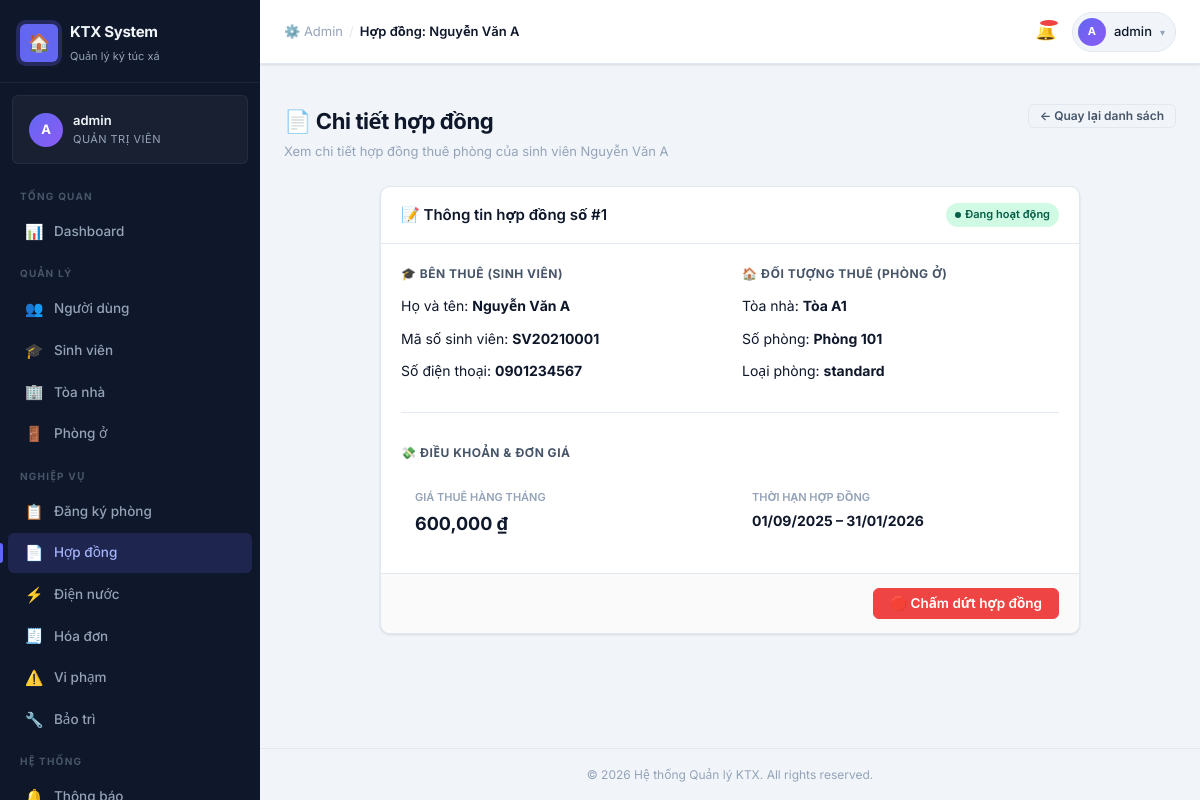
Screenshot of /public/admin/contracts/1 (signed in) with the database file from the repository.
### tables this page shows
CREATE TABLE `contracts` (
  `id`                INT UNSIGNED  NOT NULL AUTO_INCREMENT,
  `registration_id`   INT UNSIGNED  NOT NULL,
  `student_id`        INT UNSIGNED  NOT NULL,
  `room_id`           INT UNSIGNED  NOT NULL,
  `start_date`        DATE          NOT NULL,
  `end_date`          DATE          NOT NULL,
  `monthly_fee`       DECIMAL(10,2) NOT NULL COMMENT 'Snapshot giá tại thời điểm ký',
  `status`            ENUM('active','expired','terminated','under_review')
                      NOT NULL DEFAULT 'active',
  `signed_at`         DATETIME      NOT NULL DEFAULT CURRENT_TIMESTAMP,
  `terminated_at`     DATETIME      NULL DEFAULT NULL,
  `terminated_reason` VARCHAR(500)  NULL DEFAULT NULL,
  `created_at`        DATETIME      NOT NULL DEFAULT CURRENT_TIMESTAMP,
  `updated_at`        DATETIME      NOT NULL DEFAULT CURRENT_TIMESTAMP
                                    ON UPDATE CURRENT_TIMESTAMP,
  PRIMARY KEY (`id`),
  UNIQUE KEY `uq_contracts_registration` (`registration_id`),
  KEY `idx_contracts_student` (`student_id`),
  KEY `idx_contracts_room`    (`room_id`),
  KEY `idx_contracts_status`  (`status`),
  CONSTRAINT `fk_contracts_registration`
    FOREIGN KEY (`registration_id`) REFERENCES `room_registrations`(`id`)
    ON UPDATE CASCADE ON DELETE RESTRICT,
  CONSTRAINT `fk_contracts_student`
    FOREIGN KEY (`student_id`) REFERENCES `students`(`id`)
    ON UPDATE CASCADE ON DELETE RESTRICT,
  CONSTRAINT `fk_contracts_room`
    FOREIGN KEY (`room_id`) REFERENCES `rooms`(`id`)
    ON UPDATE CASCADE ON DELETE RESTRICT,
  CONSTRAINT `chk_contracts_dates`
    CHECK (`end_date` > `start_date`)
);

CREATE TABLE `students` (
  `id`             INT UNSIGNED  NOT NULL AUTO_INCREMENT,
  `user_id`        INT UNSIGNED  NOT NULL,
  `student_code`   VARCHAR(20)   NOT NULL COMMENT 'Mã số sinh viên',
  `full_name`      VARCHAR(100)  NOT NULL,
  `gender`         ENUM('male','female') NOT NULL,
  `dob`            DATE          NOT NULL COMMENT 'Ngày sinh',
  `faculty`        VARCHAR(100)  NOT NULL COMMENT 'Khoa/Viện',
  `program`        VARCHAR(100)  NOT NULL COMMENT 'Chương trình học (CLC, đại trà...)',
  `priority_level` TINYINT       NOT NULL DEFAULT 0
                   COMMENT '0=bình thường, 1=chính sách, 2=ưu tiên cao',
  `phone`          VARCHAR(15)   NOT NULL,
  `hometown`       VARCHAR(200)  NOT NULL,
  `id_card`        VARCHAR(20)   NOT NULL COMMENT 'Số CCCD/CMND',
  `created_at`     DATETIME      NOT NULL DEFAULT CURRENT_TIMESTAMP,
  `updated_at`     DATETIME      NOT NULL DEFAULT CURRENT_TIMESTAMP
                                 ON UPDATE CURRENT_TIMESTAMP,
  PRIMARY KEY (`id`),
  UNIQUE KEY `uq_students_user_id`      (`user_id`),
  UNIQUE KEY `uq_students_student_code` (`student_code`),
  UNIQUE KEY `uq_students_id_card`      (`id_card`),
  CONSTRAINT `fk_students_user`
    FOREIGN KEY (`user_id`) REFERENCES `users`(`id`)
    ON UPDATE CASCADE ON DELETE RESTRICT
);

CREATE TABLE `buildings` (
  `id`           INT UNSIGNED  NOT NULL AUTO_INCREMENT,
  `name`         VARCHAR(100)  NOT NULL COMMENT 'Tên tòa nhà (A1, B2...)',
  `total_floors` TINYINT       NOT NULL DEFAULT 1,
  `gender_type`  ENUM('male','female','mixed') NOT NULL
                 COMMENT 'Giới tính được ở trong tòa',
  `manager_name` VARCHAR(100)  NOT NULL COMMENT 'Tên quản lý tòa',
  `manager_phone`VARCHAR(15)   NOT NULL,
  `address`      VARCHAR(255)  NOT NULL,
  `status`       ENUM('active','maintenance','closed') NOT NULL DEFAULT 'active',
  `created_at`   DATETIME      NOT NULL DEFAULT CURRENT_TIMESTAMP,
  `updated_at`   DATETIME      NOT NULL DEFAULT CURRENT_TIMESTAMP
                                ON UPDATE CURRENT_TIMESTAMP,
  PRIMARY KEY (`id`),
  UNIQUE KEY `uq_buildings_name` (`name`)
);

CREATE TABLE `rooms` (
  `id`               INT UNSIGNED   NOT NULL AUTO_INCREMENT,
  `building_id`      INT UNSIGNED   NOT NULL,
  `room_number`      VARCHAR(10)    NOT NULL COMMENT 'Số phòng (101, 202...)',
  `floor`            TINYINT        NOT NULL DEFAULT 1,
  `room_type`        ENUM('standard','deluxe','ac_standard','ac_deluxe')
                     NOT NULL DEFAULT 'standard',
  `capacity`         TINYINT        NOT NULL DEFAULT 4
                     COMMENT 'Số giường tối đa',
  `current_occupants`TINYINT        NOT NULL DEFAULT 0
                     COMMENT 'Số sinh viên đang ở – cập nhật khi duyệt hợp đồng',
  `price_per_month`  DECIMAL(10,2)  NOT NULL COMMENT 'Giá thuê cơ bản/tháng (VND)',
  `has_ac`           TINYINT(1)     NOT NULL DEFAULT 0,
  `status`           ENUM('available','full','maintenance','inactive')
                     NOT NULL DEFAULT 'available',
  `created_at`       DATETIME       NOT NULL DEFAULT CURRENT_TIMESTAMP,
  `updated_at`       DATETIME       NOT NULL DEFAULT CURRENT_TIMESTAMP
                                    ON UPDATE CURRENT_TIMESTAMP,
  PRIMARY KEY (`id`),
  UNIQUE KEY `uq_rooms_building_number` (`building_id`, `room_number`),
  CONSTRAINT `fk_rooms_building`
    FOREIGN KEY (`building_id`) REFERENCES `buildings`(`id`)
    ON UPDATE CASCADE ON DELETE RESTRICT
);

### app/views/admin/contracts/show.php (the view, shortened to what the rows shown need)
<?php
$studentName = htmlspecialchars($contract['student_name']);
$studentCode = htmlspecialchars($contract['student_code']);
$phone       = htmlspecialchars($contract['phone']);
$roomNumber  = htmlspecialchars($contract['room_number']);
$roomType    = htmlspecialchars($contract['room_type']);
$building    = htmlspecialchars($contract['building_name']);
$startDate   = date('d/m/Y', strtotime($contract['start_date']));
$endDate     = date('d/m/Y', strtotime($contract['end_date']));
$monthlyFee  = number_format((float)$contract['monthly_fee']);
$status      = $contract['status'] ?? 'active';
$badge = match($status) {
    'active'    => ['badge-success', 'Đang hoạt động'],
    'expired'   => ['badge-neutral', 'Hết hạn'],
    'cancelled' => ['badge-danger',  'Đã hủy'],
    default     => ['badge-neutral', $status]
};
?>
<div class="page-header">
  <div>
    <h1 class="page-title">📄 Chi tiết hợp đồng</h1>
    <p class="page-subtitle">Xem chi tiết hợp đồng thuê phòng của sinh viên <?= $studentName ?></p>
  </div>
  <div class="page-actions">
    <a href="/testfinal/public/admin/contracts" class="btn btn-ghost btn-sm">← Quay lại danh sách</a>
  </div>
</div>
<div class="card" style="max-width: 700px; margin: 0 auto;">
  <div class="card-header">
    <h3 class="card-title">📝 Thông tin hợp đồng số #<?= (int)$contract['id'] ?></h3>
    <span class="badge <?= $badge[0] ?>" style="margin-left:auto;"><?= $badge[1] ?></span>
  </div>
  <div class="card-body" style="display:flex;flex-direction:column;gap:20px;">
    <div class="grid-2" style="gap:24px;">
      <div>
        <h4 style="font-weight:700;color:var(--txt-secondary);margin-bottom:12px;text-transform:uppercase;font-size:12px;letter-spacing:.5px;">🎓 Bên thuê (Sinh viên)</h4>
        <div style="display:flex;flex-direction:column;gap:10px;font-size:14px;">
          <div>Họ và tên: <strong><?= $studentName ?></strong></div>
          <div>Mã số sinh viên: <strong><?= $studentCode ?></strong></div>
          <div>Số điện thoại: <strong><?= $phone ?></strong></div>
        </div>
      </div>
      <div>
        <h4 style="font-weight:700;color:var(--txt-secondary);margin-bottom:12px;text-transform:uppercase;font-size:12px;letter-spacing:.5px;">🏠 Đối tượng thuê (Phòng ở)</h4>
        <div style="display:flex;flex-direction:column;gap:10px;font-size:14px;">
          <div>Tòa nhà: <strong>Tòa <?= $building ?></strong></div>
          <div>Số phòng: <strong>Phòng <?= $roomNumber ?></strong></div>
          <div>Loại phòng: <strong><?= htmlspecialchars($roomType) ?></strong></div>
        </div>
      </div>
    </div>
    <hr style="border:0;border-top:1px solid var(--border);margin:10px 0;">
    <div>
      <h4 style="font-weight:700;color:var(--txt-secondary);margin-bottom:12px;text-transform:uppercase;font-size:12px;letter-spacing:.5px;">💸 Điều khoản & Đơn giá</h4>
      <div style="display:grid;grid-template-columns:1fr 1fr;gap:16px;font-size:14px;">
        <div style="background:var(--bg-neutral);padding:14px;border-radius:var(--radius-sm);">
          <div style="font-size:11px;color:var(--txt-muted);font-weight:600;margin-bottom:4px;text-transform:uppercase;">Giá thuê hàng tháng</div>
          <strong style="font-size:18px;color:var(--txt-primary);"><?= $monthlyFee ?> ₫</strong>
        </div>
        <div style="background:var(--bg-neutral);padding:14px;border-radius:var(--radius-sm);">
          <div style="font-size:11px;color:var(--txt-muted);font-weight:600;margin-bottom:4px;text-transform:uppercase;">Thời hạn hợp đồng</div>
          <strong style="font-size:14px;color:var(--txt-primary);"><?= $startDate ?> – <?= $endDate ?></strong>
        </div>
      </div>
    </div>
  </div>
  <?php if ($status === 'active'): ?>
    <div class="card-footer" style="display:flex;justify-content:flex-end;gap:10px;">
      <button class="btn btn-danger" onclick="terminateContract(<?= (int)$contract['id'] ?>, '<?= $studentName ?>')">🛑 Chấm dứt hợp đồng</button>
    </div>
  <?php endif; ?>
</div>

### app/core/Router.php (shortened to what the rows shown need)
<?php
class Router
{
    private array $routes = [];
    private array $groupStack = [];
    private int $lastIndex = -1;
    public function name(string $name): static
    {
        if ($this->lastIndex >= 0) {
            $this->routes[$this->lastIndex]['name'] = $name;
        }
        return $this;
    }
    public function middleware(string|array $middleware): static
    {
        if ($this->lastIndex >= 0) {
            $existing = $this->routes[$this->lastIndex]['middleware'];
            $add      = (array)$middleware;
            $this->routes[$this->lastIndex]['middleware'] = array_unique([...$existing, ...$add]);
        }
        return $this;
    }
    public function where(string $param, string $regex): static
    {
        if ($this->lastIndex >= 0) {
            $this->routes[$this->lastIndex]['constraints'][$param] = $regex;
        }
        return $this;
    }
    public function group(string $prefix, callable $callback, array $middleware = []): static
    {
        $parentPrefix     = $this->currentGroupPrefix();
        $parentMiddleware = $this->currentGroupMiddleware();
        $this->groupStack[] = [
            'prefix'     => $parentPrefix . $prefix,
            'middleware' => array_unique([...$parentMiddleware, ...$middleware]),
        ];
        array_pop($this->groupStack);
        return $this;
    }
    public function dispatch(): void
    {
        $method = $this->resolveMethod();
        $uri    = $this->resolveUri();
        foreach ($this->routes as $route) {
            if ($route['method'] !== $method) {
                continue;
            }
            $params = [];
            if (!$this->matchRoute($route, $uri, $params)) {
                continue;
            }
            $this->runMiddleware($route['middleware'], function () use ($route, $params) {
                $this->callHandler($route['handler'], $params);
            });
            return;
        }
    }
    private function addRoute(string $method, string $uri, string|callable $handler): static
    {
        $prefix     = $this->currentGroupPrefix();
        $middleware = $this->currentGroupMiddleware();
        $fullUri    = $prefix . ($uri === '/' ? '' : $uri) ?: '/';
        $this->routes[] = [
            'method'       => strtoupper($method),
            'original_uri' => $fullUri,
            'pattern'      => $this->buildPattern($fullUri),
            'param_names'  => $this->extractParamNames($fullUri),
            'handler'      => $handler,
            'middleware'   => $middleware,
            'name'         => null,
            'constraints'  => [],
        ];
        $this->lastIndex = count($this->routes) - 1;
        return $this;
    }
    private function buildPattern(string $uri): string
    {
        $pattern = preg_replace_callback(
            '/:([a-zA-Z_][a-zA-Z0-9_]*)/',
            fn($m) => '(?P<' . $m[1] . '>[^/]+)',
            $uri
        );
        return '#^' . $pattern . '$#u';
    }
    private function extractParamNames(string $uri): array
    {
        preg_match_all('/:([a-zA-Z_][a-zA-Z0-9_]*)/', $uri, $matches);
        return $matches[1];
    }
    private function matchRoute(array $route, string $uri, array &$params): bool
    {
        $pattern = $route['pattern'];
        foreach ($route['constraints'] as $param => $regex) {
            $pattern = str_replace(
                "(?P<{$param}>[^/]+)",
                "(?P<{$param}>{$regex})",
                $pattern
            );
        }
        if (!preg_match($pattern, $uri, $matches)) {
            return false;
        }
        return true;
    }
    private function callHandler(string|callable $handler, array $params): void
    {
        [$class, $method] = explode('@', $handler, 2);
        $controller = new $class();
        $controller->$method($params);
    }
    private function runMiddleware(array $middleware, callable $final): void
    {
        $pipeline = array_reduce(
            array_reverse($middleware),
            function (callable $carry, string $name): callable {
                return function () use ($name, $carry): void {
                    $mw = $this->resolveMiddleware($name);
                    $mw->handle($carry);
                };
            },
            $final
        );
        $pipeline();
    }
    private function resolveMiddleware(string $name): object
    {
        return new $class();
    }
    private function resolveMethod(): string
    {
        $method = strtoupper($_SERVER['REQUEST_METHOD'] ?? 'GET');
        return $method;
    }
    private function resolveUri(): string
    {
        $uri = $_SERVER['REQUEST_URI'] ?? '/';
        $scriptDir = rtrim(dirname($_SERVER['SCRIPT_NAME']), '/\\');
        $rootDir   = rtrim(dirname($scriptDir), '/\\');
        if ($scriptDir !== '' && $scriptDir !== '/' && str_starts_with($uri, $scriptDir)) {
            $uri = substr($uri, strlen($scriptDir));
        } elseif ($rootDir !== '' && $rootDir !== '/' && $rootDir !== '\\' && str_starts_with($uri, $rootDir)) {
            $uri = substr($uri, strlen($rootDir));
        }
        return ('/' . trim(urldecode($uri), '/')) ?: '/';
    }
    private function currentGroupPrefix(): string
    {
        return empty($this->groupStack)
            ? ''
            : end($this->groupStack)['prefix'];
    }
    private function currentGroupMiddleware(): array
    {
        return empty($this->groupStack)
            ? []
            : end($this->groupStack)['middleware'];
    }
}

### rows the page displays
contracts: student.full_name "Nguyễn Văn A", id "1", status "Đang hoạt động", student.student_code "SV20210001", student.phone "0901234567", buildings.name "A1", room.room_number "101", room.room_type "standard", monthly_fee "600,000", start_date "01/09/2025", end_date "31/01/2026"

### other values shown
$icon "📊 👥 🎓 🏢 🚪 📋 📄 ⚡ 🧾 ⚠️ 🔧"
$label "Dashboard Người dùng Sinh viên Tòa nhà Phòng ở Đăng ký phòng Hợp đồng Điện nước Hóa đơn Vi phạm Bảo trì"
